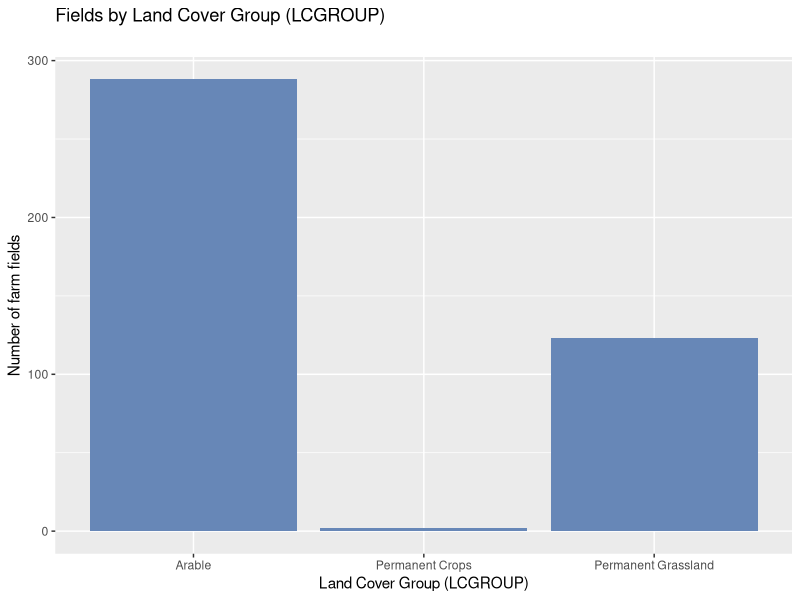
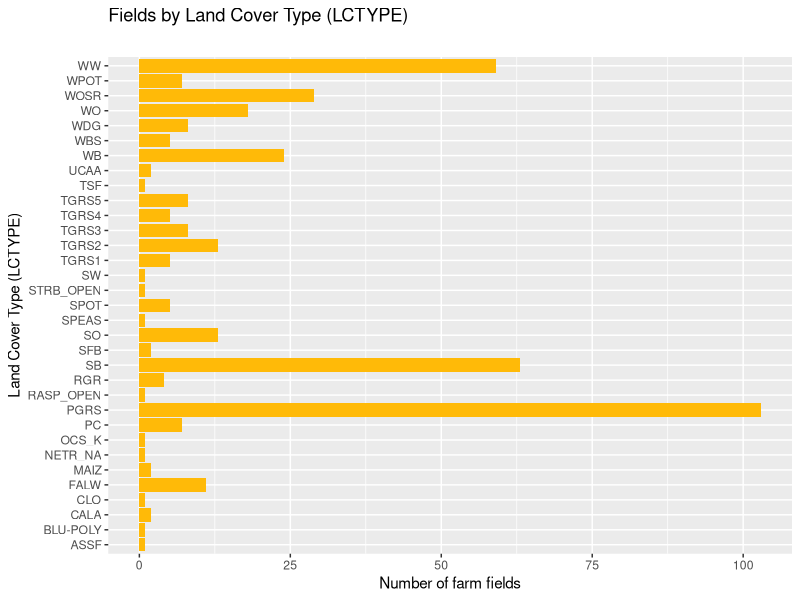
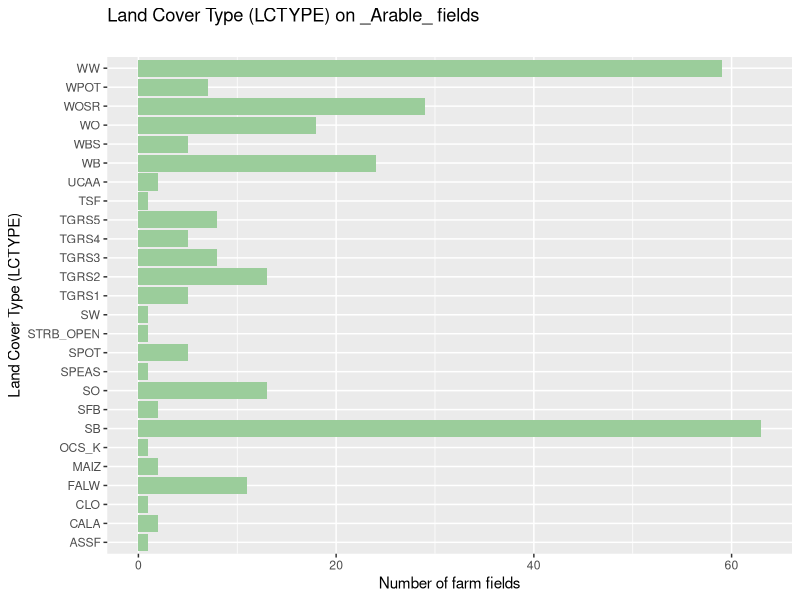
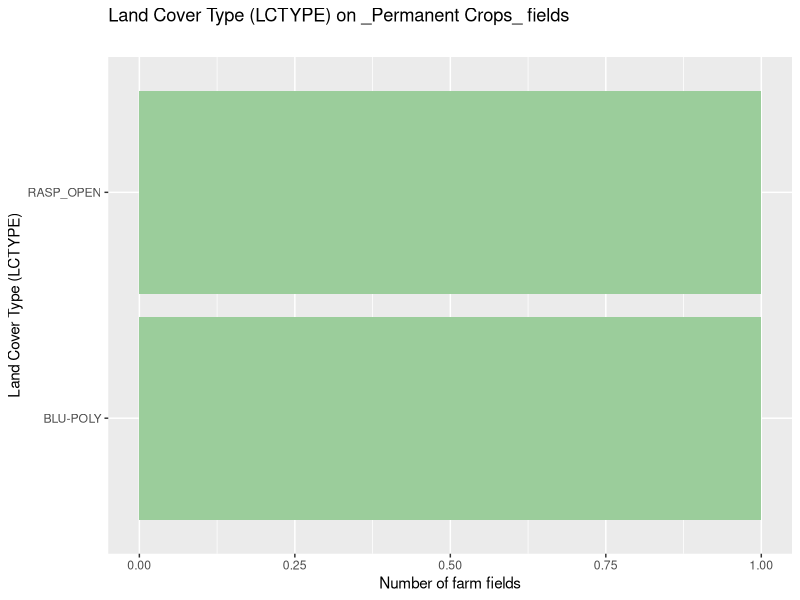
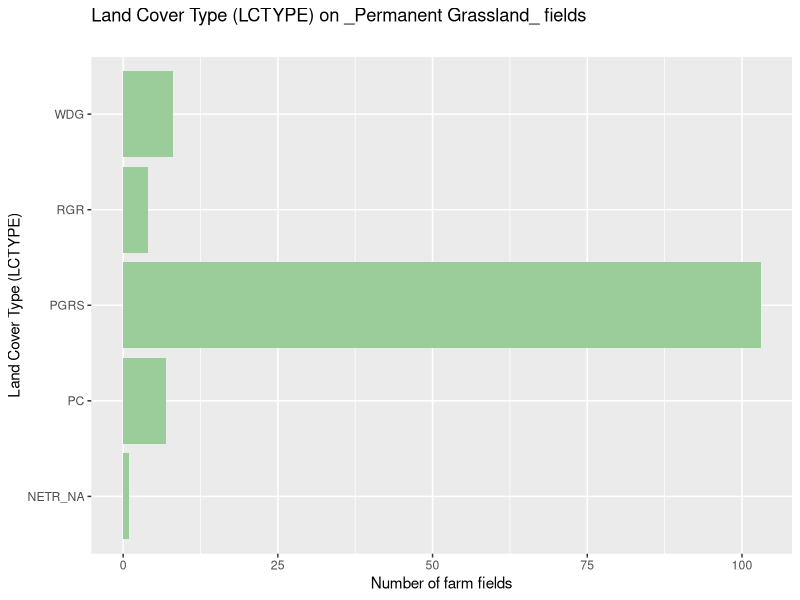
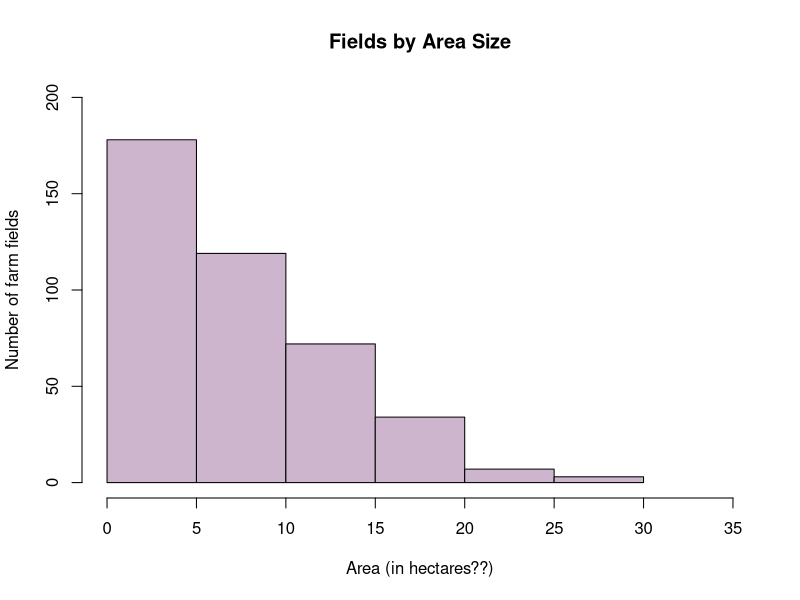
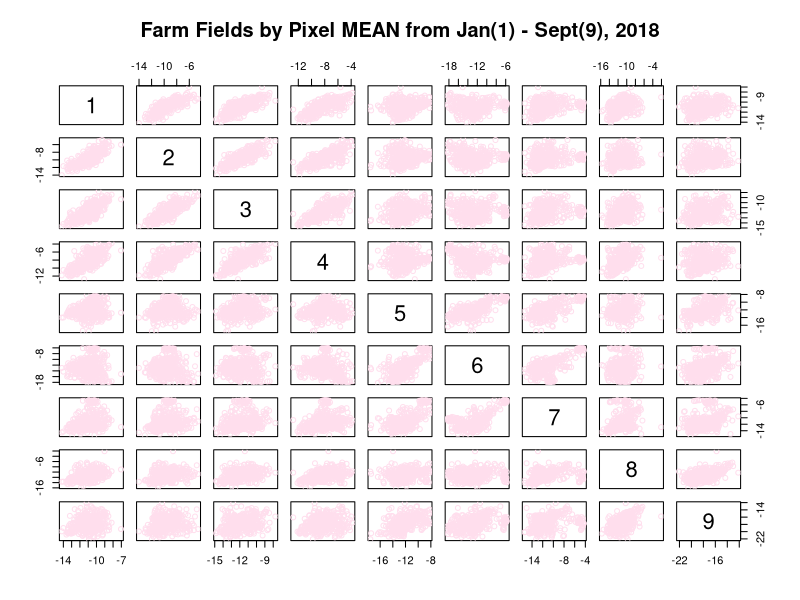
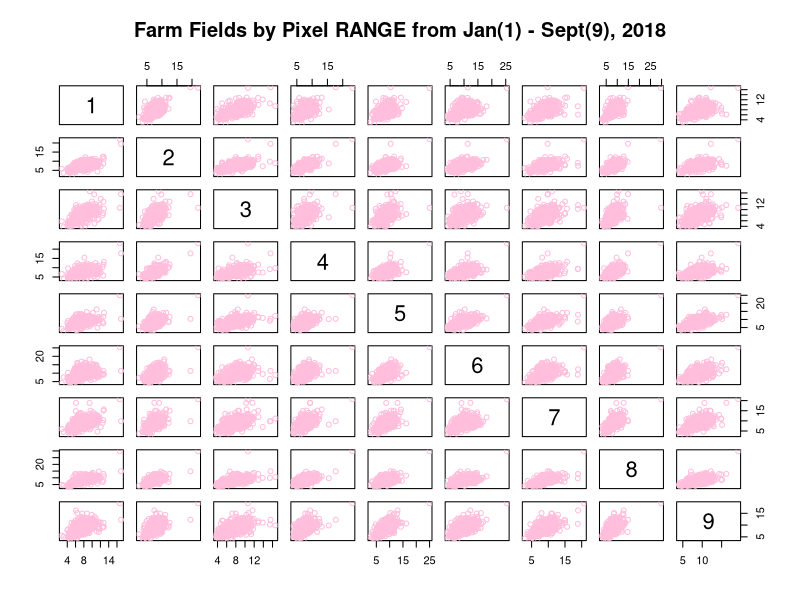

These charts were generated, in order, by the following R code:
###########################################################
# PROJECT: Scot Crop Map #### 
# AREA: Kelso-Jedburgh 
# SATELLITE: Copernicus Sentinel-1 
# ACQUISITION DATE: January 2018 
########################################################### 

# SETUP WORKING SPACE AND LOAD DATASET 
########################################################### 
# CLEAR EMVIRONMENT: PLOTS AND CONSOLE WINDOWS #### 
ls() 
rm(list=ls())
graphics.off()  # remove Plots 
cat("\014")     # remove Console text 

# OPEN PACKAGES #### 
library(car)       # for re-coding observations 
library(plyr)      # for re-naming columns 
library(ggplot2)   # for plots 
library(lattice)   # for multipanel plots 
library(grid)      # for displaying multiple graphs on same page 
library(gridExtra) # for displaying multiple graphs on same page 

# SET DIRECTORY 
#getwd()
#setwd("/Users/quantoid/Desktop/cropsMap/analysis")

# READ DATA FROM csv FILE #### 
allData<- read.csv("monthlyzonalstats18.csv") 


# VIEW CONTENTS OF IMPORTED DATASET #### 
str(allData)
summary(allData)

# RECODE LCGROUP variable from Factor to Numeric 
# Arable=1, Permanent Crops=2, Permanent Grassland=3 
allData$LCgroup <- ifelse(allData$LCGROUP == "Arable", 1, 
                   ifelse(allData$LCGROUP == "Permanent Crops", 2, 3))
names(allData) 
allData$LCgroup 


########################################################### 
# EXPLORATORY ANALYSIS 
########################################################### 

# SUMMARY TABLES 
# table by LCGROUP (Land Cover Group; there are 3 groups) 
table(allData$LCGROUP)

# table by LCTYPE (Land Cover Type; there are 33 types) 
table(allData$LCTYPE)

# table by LCGROUP by LCTYPE 
table(allData$LCGROUP, allData$LCTYPE) 


# PLOTS 
# by LCGROUP (Land Cover Group) 
a <- ggplot(allData, aes(x=LCGROUP)) + 
        geom_bar(fill="#6787b7") + 
        labs(title="Fields by Land Cover Group (LCGROUP)", 
             subtitle="",
             x="Land Cover Group (LCGROUP)", 
             y="Number of farm fields") 
a 

# by LCTYPE(Land Cover Type) 
b <- ggplot(allData, aes(x=LCTYPE)) + 
        geom_bar(fill="#ffba08") + 
        coord_flip() + 
        labs(title="Fields by Land Cover Type (LCTYPE)", 
             subtitle="",
             x="Land Cover Type (LCTYPE)", 
             y="Number of farm fields")
b 

# plot graphs "a" and "b" on the same page 
#grid.arrange(a,b)


# LCTYPEs and their crops  
# Arable Land by LCTYPE (which crops grow on which type of land) 
# subset on only Arable LCGroup 
arable <- subset(allData, LCgroup == 1)
# verify that only arable group is in this sebset 
table(arable$LCGROUP) 

permCrops <- subset(allData, LCgroup == 2)
table(permCrops$LCGROUP) 

permGrass <- subset(allData, LCgroup == 3)
table(permGrass$LCGROUP) 

# Arable fields and their crop types        
ggplot(arable, aes(x=LCTYPE)) + 
        geom_bar(fill="darkseagreen3") + 
        coord_flip() + 
        labs(title="Land Cover Type (LCTYPE) on _Arable_ fields", 
             subtitle="",
             x="Land Cover Type (LCTYPE)", 
             y="Number of farm fields")

# Permanent Crops fields and their crop types 
ggplot(permCrops, aes(x=LCTYPE)) + 
        geom_bar(fill="darkseagreen3") + 
        coord_flip() + 
        labs(title="Land Cover Type (LCTYPE) on _Permanent Crops_ fields", 
             subtitle="",
             x="Land Cover Type (LCTYPE)", 
             y="Number of farm fields")

# Permanent Grassland fields and their crop types 
ggplot(permGrass, aes(x=LCTYPE)) + 
        geom_bar(fill="darkseagreen3") + 
        coord_flip() + 
        labs(title="Land Cover Type (LCTYPE) on _Permanent Grassland_ fields", 
             subtitle="",
             x="Land Cover Type (LCTYPE)", 
             y="Number of farm fields")


# by AREA 
hist(allData$AREA, 
     main = "Fields by Area Size",
     xlab = "Area (in hectares??)", 
     ylab = "Number of farm fields", 
     xlim = c(0,35),
     ylim = c(0,200), 
     col = "thistle3")


########################################################### 
# SPLIT allData FILE into SUBSETS: mean, range, variance 
########################################################### 

# MEAN columns subset 
# create a list of Means columns 
meanColumns <- c("Id", "FID_1", "LCGROUP", "LCTYPE", "AREA", "GROSS_AREA", 
                 "X_1mean", "X_2mean", "X_3mean", "X_4mean", "X_5mean", 
                 "X_6mean", "X_7mean", "X_8mean", "X_9mean") 
# create new dataset using only Means columns 
meanData <- allData[meanColumns] 
# re-name dataset columns 
meanData <- rename(meanData, c("X_1mean"="1", "X_2mean"="2", "X_3mean"="3", 
                                     "X_4mean"="4", "X_5mean"="5", "X_6mean"="6", 
                                     "X_7mean"="7", "X_8mean"="8", "X_9mean"="9")) 

# check what new Means dataset looks like 
str(meanData)
head(meanData, 10)
summary(meanData[, c("AREA", "1", "2", "3", "4", "5", "6", "7", "8", "9")]) 

# plot Means subset 
plot(meanData[, c("1", "2", "3", "4", "5", "6", "7", "8", "9")], 
     main = "Farm Fields by Pixel MEAN from Jan(1) - Sept(9), 2018", 
     col = "#ffdeed")

#hist(meanData$"1",
#     main = "Farm Fields by Pixel MEAN from Jan-Sept 2018",
#     xlab = "", 
#     ylab = "Number of farm fields", 
#     xlim = c(-16,-5),
#     ylim = c(0,150), 
#     col = "#e3e9e5")


# RANGE columns subset 
rangeColumns <- c("Id", "FID_1", "LCGROUP", "LCTYPE", "AREA", "GROSS_AREA", 
                  "X_1range", "X_2range", "X_3range", "X_4range", "X_5range", 
                  "X_6range", "X_7range", "X_8range", "X_9range") 
rangeData <- allData[rangeColumns] 
rangeData <- rename(rangeData, c("X_1range"="1", "X_2range"="2", "X_3range"="3", 
                "X_4range"="4", "X_5range"="5", "X_6range"="6", 
                "X_7range"="7", "X_8range"="8", "X_9range"="9"))
str(rangeData)
summary(rangeData[, c("AREA", "1", "2", "3", "4", "5", "6", "7", "8", "9")]) 

# plot Range subset 
plot(rangeData[, c("1", "2", "3", "4", "5", "6", "7", "8", "9")], 
     main = "Farm Fields by Pixel RANGE from Jan(1) - Sept(9), 2018", 
     col = "#ffbedc")


# VARIANCE columns subset 
varColumns <- c("Id", "FID_1", "LCGROUP", "LCTYPE", "AREA", "GROSS_AREA", 
               "X_1variance", "X_2variance", "X_3variance", "X_4variance", 
               "X_5variance", "X_6variance", "X_7variance", "X_8variance", 
               "X_9variance") 
varData <- allData[varColumns] 
varData <- rename(varData, c("X_1variance"="1", "X_2variance"="2", "X_3variance"="3", 
                "X_4variance"="4", "X_5variance"="5", "X_6variance"="6", 
                "X_7variance"="7", "X_8variance"="8", "X_9variance"="9"))

str(varData) 
summary(varData[, c("AREA", "1", "2", "3", "4", "5", "6", "7", "8", "9")]) 

# plot Variance subset 
plot(varData[, c("1", "2", "3", "4", "5", "6", "7", "8", "9")], 
     main = "Farm Fields by Pixel VARIABLE from Jan(1) - Sept(9), 2018", 
     col = "#f9207f")
